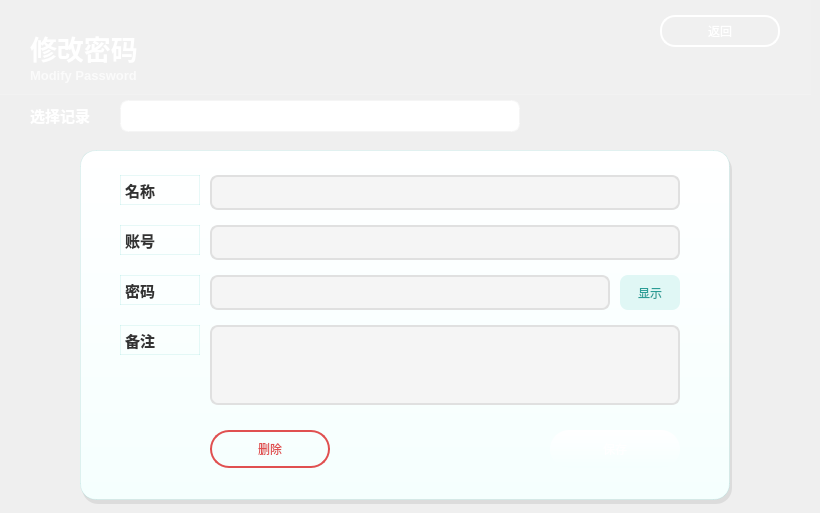
    <widget class="QWidget" name="page_10">
     <widget class="QFrame" name="glass_header_modify">
      <property name="geometry">
       <rect>
        <x>0</x>
        <y>0</y>
        <width>811</width>
        <height>95</height>
       </rect>
      </property>
      <property name="styleSheet">
       <string notr="true">background: rgba(255, 255, 255, 0.05); border-bottom: 1px solid rgba(255, 255, 255, 0.15); </string>
      </property>
      <property name="frameShape">
       <enum>QFrame::Shape::NoFrame</enum>
      </property>
     </widget>
     <widget class="QLabel" name="modifyTitle">
      <property name="geometry">
       <rect>
        <x>30</x>
        <y>30</y>
        <width>300</width>
        <height>35</height>
       </rect>
      </property>
      <property name="font">
       <font>
        <pointsize>20</pointsize>
        <bold>true</bold>
       </font>
      </property>
      <property name="styleSheet">
       <string notr="true">color: #FFFFFF; background: transparent;</string>
      </property>
      <property name="text">
       <string>修改密码</string>
      </property>
     </widget>
     <widget class="QLabel" name="modifySubtitle">
      <property name="geometry">
       <rect>
        <x>30</x>
        <y>65</y>
        <width>280</width>
        <height>20</height>
       </rect>
      </property>
      <property name="font">
       <font>
        <pointsize>10</pointsize>
        <bold>true</bold>
       </font>
      </property>
      <property name="styleSheet">
       <string notr="true">color: rgba(255, 255, 255, 180); background: transparent;</string>
      </property>
      <property name="text">
       <string>Modify Password</string>
      </property>
     </widget>
     <widget class="QPushButton" name="btn_modify_back">
      <property name="geometry">
       <rect>
        <x>660</x>
        <y>15</y>
        <width>120</width>
        <height>32</height>
       </rect>
      </property>
      <property name="cursor">
       <cursorShape>PointingHandCursor</cursorShape>
      </property>
      <property name="styleSheet">
       <string notr="true">QPushButton {
    background: transparent;
    color: #FFFFFF;
    border: 2px solid #FFFFFF;
    border-radius: 15px;
    padding: 4px 16px;
    font: bold 11pt &quot;Microsoft YaHei&quot;;
}
QPushButton:hover {
    background: #FFFFFF;
    color: #39C5BB;
}
</string>
      </property>
      <property name="text">
       <string>返回</string>
      </property>
     </widget>
     <widget class="QLabel" name="label_select_record">
      <property name="geometry">
       <rect>
        <x>30</x>
        <y>100</y>
        <width>80</width>
        <height>30</height>
       </rect>
      </property>
      <property name="font">
       <font>
        <pointsize>11</pointsize>
        <bold>true</bold>
       </font>
      </property>
      <property name="styleSheet">
       <string notr="true">color: #FFFFFF; background: transparent;</string>
      </property>
      <property name="text">
       <string>选择记录</string>
      </property>
     </widget>
     <widget class="QComboBox" name="combo_select">
      <property name="geometry">
       <rect>
        <x>120</x>
        <y>100</y>
        <width>400</width>
        <height>32</height>
       </rect>
      </property>
      <property name="styleSheet">
       <string notr="true">QComboBox {
    background-color: #FFFFFF;
    border: 2px solid rgba(255, 255, 255, 0.4);
    border-radius: 8px;
    padding: 4px 12px;
    font: 11pt &quot;Microsoft YaHei&quot;;
    color: #333333;
}
QComboBox:hover {
    border: 2px solid #FFFFFF;
}
QComboBox::drop-down {
    border: none;
    width: 30px;
}
QComboBox QAbstractItemView {
    background-color: #FFFFFF;
    border: 1px solid #E0E0E0;
    selection-background-color: #E0F7F5;
    selection-color: #2A9D96;
    outline: none;
}
</string>
      </property>
     </widget>
     <widget class="QFrame" name="shadow_card_modify_form">
      <property name="geometry">
       <rect>
        <x>82</x>
        <y>154</y>
        <width>650</width>
        <height>350</height>
       </rect>
      </property>
      <property name="styleSheet">
       <string notr="true">background: rgba(0, 0, 0, 0.08); border-radius: 16px;</string>
      </property>
      <property name="frameShape">
       <enum>QFrame::Shape::NoFrame</enum>
      </property>
     </widget>
     <widget class="QFrame" name="card_modify_form">
      <property name="geometry">
       <rect>
        <x>80</x>
        <y>150</y>
        <width>650</width>
        <height>350</height>
       </rect>
      </property>
      <property name="styleSheet">
       <string notr="true">background: qlineargradient(x1:0, y1:0, x2:0, y2:1, stop:0 #FFFFFF, stop:1 #F5FFFE); border-radius: 16px; border: 1px solid rgba(57, 197, 187, 0.12);</string>
      </property>
      <property name="frameShape">
       <enum>QFrame::Shape::NoFrame</enum>
      </property>
      <widget class="QLabel" name="label_modify_name">
       <property name="geometry">
        <rect>
         <x>40</x>
         <y>25</y>
         <width>80</width>
         <height>30</height>
        </rect>
       </property>
       <property name="font">
        <font>
         <pointsize>11</pointsize>
         <bold>true</bold>
        </font>
       </property>
       <property name="styleSheet">
        <string notr="true">color: #333333; background: transparent;</string>
       </property>
       <property name="text">
        <string>名称</string>
       </property>
      </widget>
      <widget class="QLineEdit" name="edit_modify_name">
       <property name="geometry">
        <rect>
         <x>130</x>
         <y>25</y>
         <width>470</width>
         <height>35</height>
        </rect>
       </property>
       <property name="styleSheet">
        <string notr="true">QLineEdit {
    background-color: #F5F5F5;
    border: 2px solid #E0E0E0;
    border-radius: 8px;
    padding: 5px 12px;
    font: 11pt &quot;Microsoft YaHei&quot;;
    color: #333333;
}
QLineEdit:focus {
    border: 2px solid #39C5BB;
    background-color: #FFFFFF;
}
</string>
       </property>
      </widget>
      <widget class="QLabel" name="label_modify_account">
       <property name="geometry">
        <rect>
         <x>40</x>
         <y>75</y>
         <width>80</width>
         <height>30</height>
        </rect>
       </property>
       <property name="font">
        <font>
         <pointsize>11</pointsize>
         <bold>true</bold>
        </font>
       </property>
       <property name="styleSheet">
        <string notr="true">color: #333333; background: transparent;</string>
       </property>
       <property name="text">
        <string>账号</string>
       </property>
      </widget>
      <widget class="QLineEdit" name="edit_modify_account">
       <property name="geometry">
        <rect>
         <x>130</x>
         <y>75</y>
         <width>470</width>
         <height>35</height>
        </rect>
       </property>
       <property name="styleSheet">
        <string notr="true">QLineEdit {
    background-color: #F5F5F5;
    border: 2px solid #E0E0E0;
    border-radius: 8px;
    padding: 5px 12px;
    font: 11pt &quot;Microsoft YaHei&quot;;
    color: #333333;
}
QLineEdit:focus {
    border: 2px solid #39C5BB;
    background-color: #FFFFFF;
}
</string>
       </property>
      </widget>
      <widget class="QLabel" name="label_modify_password">
       <property name="geometry">
        <rect>
         <x>40</x>
         <y>125</y>
         <width>80</width>
         <height>30</height>
        </rect>
       </property>
       <property name="font">
        <font>
         <pointsize>11</pointsize>
         <bold>true</bold>
        </font>
       </property>
       <property name="styleSheet">
        <string notr="true">color: #333333; background: transparent;</string>
       </property>
       <property name="text">
        <string>密码</string>
       </property>
      </widget>
      <widget class="QLineEdit" name="edit_modify_password">
       <property name="geometry">
        <rect>
         <x>130</x>
         <y>125</y>
         <width>400</width>
         <height>35</height>
        </rect>
       </property>
       <property name="styleSheet">
        <string notr="true">QLineEdit {
    background-color: #F5F5F5;
    border: 2px solid #E0E0E0;
    border-radius: 8px;
    padding: 5px 12px;
    font: 11pt &quot;Microsoft YaHei&quot;;
    color: #333333;
}
QLineEdit:focus {
    border: 2px solid #39C5BB;
    background-color: #FFFFFF;
}
</string>
       </property>
       <property name="echoMode">
        <enum>QLineEdit::EchoMode::Password</enum>
       </property>
      </widget>
      <widget class="QPushButton" name="btn_modify_showpwd">
       <property name="geometry">
        <rect>
         <x>540</x>
         <y>125</y>
         <width>60</width>
         <height>35</height>
        </rect>
       </property>
       <property name="cursor">
        <cursorShape>PointingHandCursor</cursorShape>
       </property>
       <property name="styleSheet">
        <string notr="true">QPushButton {
    background-color: #E0F7F5;
    color: #2A9D96;
    border: none;
    border-radius: 8px;
    font: bold 10pt &quot;Microsoft YaHei&quot;;
}
QPushButton:hover {
    background-color: #39C5BB;
    color: #FFFFFF;
}
</string>
       </property>
       <property name="text">
        <string>显示</string>
       </property>
      </widget>
      <widget class="QLabel" name="label_modify_note">
       <property name="geometry">
        <rect>
         <x>40</x>
         <y>175</y>
         <width>80</width>
         <height>30</height>
        </rect>
       </property>
       <property name="font">
        <font>
         <pointsize>11</pointsize>
         <bold>true</bold>
        </font>
       </property>
       <property name="styleSheet">
        <string notr="true">color: #333333; background: transparent;</string>
       </property>
       <property name="text">
        <string>备注</string>
       </property>
      </widget>
      <widget class="QTextEdit" name="edit_modify_note">
       <property name="geometry">
        <rect>
         <x>130</x>
         <y>175</y>
         <width>470</width>
         <height>80</height>
        </rect>
       </property>
       <property name="styleSheet">
        <string notr="true">QTextEdit {
    background-color: #F5F5F5;
    border: 2px solid #E0E0E0;
    border-radius: 8px;
    padding: 5px 12px;
    font: 11pt &quot;Microsoft YaHei&quot;;
    color: #333333;
}
QTextEdit:focus {
    border: 2px solid #39C5BB;
    background-color: #FFFFFF;
}
</string>
       </property>
      </widget>
      <widget class="QPushButton" name="btn_modify_delete">
       <property name="geometry">
        <rect>
         <x>130</x>
         <y>280</y>
         <width>120</width>
         <height>38</height>
        </rect>
       </property>
       <property name="cursor">
        <cursorShape>PointingHandCursor</cursorShape>
       </property>
       <property name="styleSheet">
        <string notr="true">QPushButton {
    background: transparent;
    color: #E05050;
    border: 2px solid #E05050;
    border-radius: 19px;
    font: bold 12pt &quot;Microsoft YaHei&quot;;
}
QPushButton:hover {
    background: #E05050;
    color: #FFFFFF;
}
</string>
       </property>
       <property name="text">
        <string>删除</string>
       </property>
      </widget>
      <widget class="QPushButton" name="btn_modify_save">
       <property name="geometry">
        <rect>
         <x>470</x>
         <y>280</y>
         <width>130</width>
         <height>38</height>
        </rect>
       </property>
       <property name="cursor">
        <cursorShape>PointingHandCursor</cursorShape>
       </property>
       <property name="styleSheet">
        <string notr="true">QPushButton {
    background: qlineargradient(x1:0, y1:0, x2:1, y2:0,
        stop:0 #2A9D96, stop:1 #39C5BB);
    color: #FFFFFF;
    border: none;
    border-radius: 19px;
    font: bold 13pt &quot;Microsoft YaHei&quot;;
}
QPushButton:hover {
    background: qlineargradient(x1:0, y1:0, x2:1, y2:0,
        stop:0 #39C5BB, stop:1 #4FD4C9);
}
QPushButton:pressed {
    background: #2A9D96;
}
</string>
       </property>
       <property name="text">
        <string>保存</string>
       </property>
      </widget>
     </widget>
    </widget>
